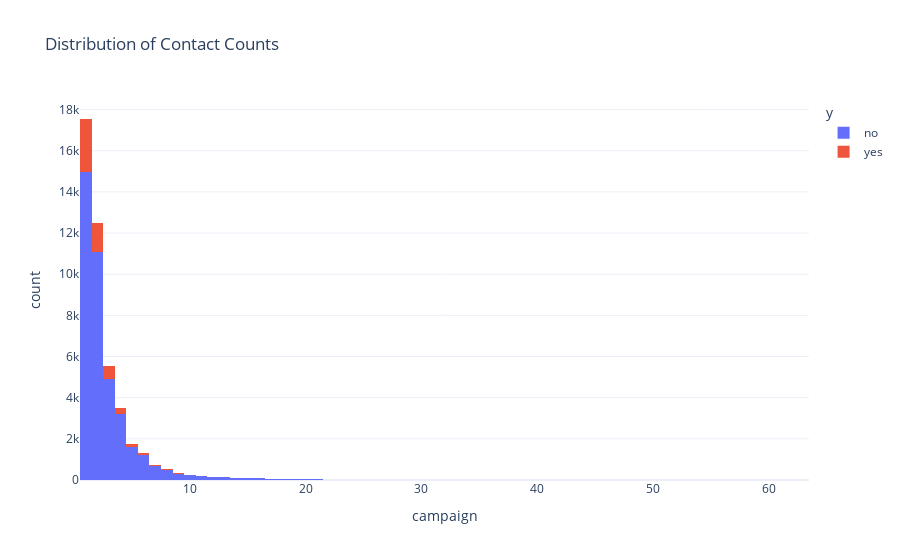

The notebook cell this image was saved under:
### Code cell
px.histogram(
    df,
    x='campaign',
    title='Distribution of Contact Counts',
    color='y'
)

### Figure 1 — Plotly figure (JSON) as saved in the notebook; plotly's stock layout.template omitted (floating-point values rounded to 4 significant figures; data arrays with more than 128 entries replaced by an {"elided": "..."} marker saying what was removed)
{"data": [{"bingroup": "x", "hovertemplate": "y=no<br>campaign=%{x}<br>count=%{y}<extra></extra>", "legendgroup": "no", "marker": {"color": "#636efa", "pattern": {"shape": ""}}, "name": "no", "orientation": "v", "showlegend": true, "type": "histogram", "x": {"elided": "39922 int values"}, "xaxis": "x", "yaxis": "y"}, {"bingroup": "x", "hovertemplate": "y=yes<br>campaign=%{x}<br>count=%{y}<extra></extra>", "legendgroup": "yes", "marker": {"color": "#EF553B", "pattern": {"shape": ""}}, "name": "yes", "orientation": "v", "showlegend": true, "type": "histogram", "x": {"elided": "5289 int values"}, "xaxis": "x", "yaxis": "y"}], "layout": {"barmode": "relative", "legend": {"title": {"text": "y"}, "tracegroupgap": 0}, "title": {"text": "Distribution of Contact Counts"}, "xaxis": {"anchor": "y", "domain": [0, 1], "title": {"text": "campaign"}}, "yaxis": {"anchor": "x", "domain": [0, 1], "title": {"text": "count"}}}}
